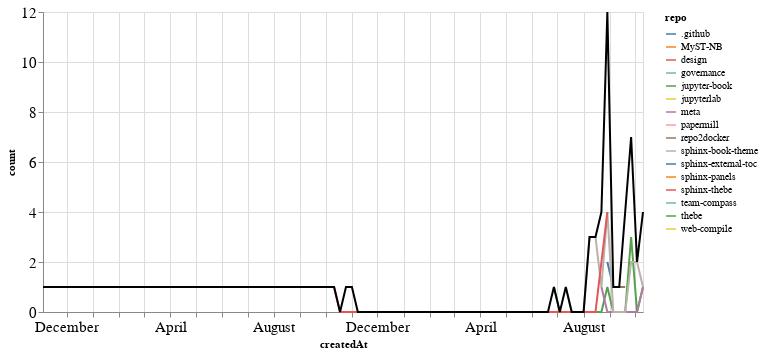

This figure's notebook cell:
### Markdown cell above
### PRs

### Code cell
prs_time = prs.groupby('repo').resample('W', on='createdAt').count()['author'].reset_index()
prs_time = prs_time.rename(columns={'author': 'count'})
prs_time_total = prs_time.groupby('createdAt').agg({"count": "sum"}).reset_index()

ch1 = alt.Chart(prs_time, width=600).mark_line().encode(
    x='createdAt',
    y='count',
    color='repo',
    tooltip="repo"
)

ch2 = alt.Chart(prs_time_total, width=600).mark_line(color="black").encode(
    x='createdAt',
    y='count',
)

ch1 + ch2

### Figure 1 — Vega-Lite specification as saved in the notebook (floating-point values rounded to 4 significant figures)
{"config": {"axisLeft": {"labelFontSize": 15}, "axisBottom": {"labelFontSize": 15}}, "layer": [{"data": {"name": "data-462b856bce69cabee4c7a25055c8c787"}, "mark": "line", "encoding": {"color": {"type": "nominal", "field": "repo"}, "tooltip": {"type": "nominal", "field": "repo"}, "x": {"type": "temporal", "field": "createdAt"}, "y": {"type": "quantitative", "field": "count"}}, "width": 600}, {"data": {"name": "data-e844cf67da2b90d06e773a74b89833b4"}, "mark": {"type": "line", "color": "black"}, "encoding": {"x": {"type": "temporal", "field": "createdAt"}, "y": {"type": "quantitative", "field": "count"}}, "width": 600}], "$schema": "https://vega.github.io/schema/vega-lite/v4.8.1.json", "datasets": {"data-462b856bce69cabee4c7a25055c8c787": [{"repo": ".github", "createdAt": "2021-08-29T00:00:00", "count": 2}, {"repo": ".github", "createdAt": "2021-09-05T00:00:00", "count": 1}, {"repo": "MyST-NB", "createdAt": "2021-10-10T00:00:00", "count": 1}, {"repo": "design", "createdAt": "2019-11-03T00:00:00", "count": 1}, {"repo": "governance", "createdAt": "2021-09-19T00:00:00", "count": 2}, {"repo": "jupyter-book", "createdAt": "2021-06-27T00:00:00", "count": 1}, {"repo": "jupyter-book", "createdAt": "2021-07-04T00:00:00", "count": 0}, {"repo": "jupyter-book", "createdAt": "2021-07-11T00:00:00", "count": 0}, {"repo": "jupyter-book", "createdAt": "2021-07-18T00:00:00", "count": 0}, {"repo": "jupyter-book", "createdAt": "2021-07-25T00:00:00", "count": 0}, {"repo": "jupyter-book", "createdAt": "2021-08-01T00:00:00", "count": 0}, {"repo": "jupyter-book", "createdAt": "2021-08-08T00:00:00", "count": 0}, {"repo": "jupyter-book", "createdAt": "2021-08-15T00:00:00", "count": 0}, {"repo": "jupyter-book", "createdAt": "2021-08-22T00:00:00", "count": 0}, {"repo": "jupyter-book", "createdAt": "2021-08-29T00:00:00", "count": 1}, {"repo": "jupyter-book", "createdAt": "2021-09-05T00:00:00", "count": 0}, {"repo": "jupyter-book", "createdAt": "2021-09-12T00:00:00", "count": 0}, {"repo": "jupyter-book", "createdAt": "2021-09-19T00:00:00", "count": 0}, {"repo": "jupyter-book", "createdAt": "2021-09-26T00:00:00", "count": 3}, {"repo": "jupyter-book", "createdAt": "2021-10-03T00:00:00", "count": 0}, {"repo": "jupyter-book", "createdAt": "2021-10-10T00:00:00", "count": 1}, {"repo": "jupyterlab", "createdAt": "2020-08-09T00:00:00", "count": 1}, {"repo": "meta", "createdAt": "2021-08-22T00:00:00", "count": 1}, {"repo": "meta", "createdAt": "2021-08-29T00:00:00", "count": 0}, {"repo": "meta", "createdAt": "2021-09-05T00:00:00", "count": 0}, {"repo": "meta", "createdAt": "2021-09-12T00:00:00", "count": 0}, {"repo": "meta", "createdAt": "2021-09-19T00:00:00", "count": 0}, {"repo": "meta", "createdAt": "2021-09-26T00:00:00", "count": 0}, {"repo": "meta", "createdAt": "2021-10-03T00:00:00", "count": 0}, {"repo": "meta", "createdAt": "2021-10-10T00:00:00", "count": 1}, {"repo": "papermill", "createdAt": "2021-08-29T00:00:00", "count": 1}, {"repo": "repo2docker", "createdAt": "2021-09-12T00:00:00", "count": 1}, {"repo": "repo2docker", "createdAt": "2021-09-19T00:00:00", "count": 1}, {"repo": "sphinx-book-theme", "createdAt": "2021-07-11T00:00:00", "count": 1}, {"repo": "sphinx-book-theme", "createdAt": "2021-07-18T00:00:00", "count": 0}, {"repo": "sphinx-book-theme", "createdAt": "2021-07-25T00:00:00", "count": 0}, {"repo": "sphinx-book-theme", "createdAt": "2021-08-01T00:00:00", "count": 0}, {"repo": "sphinx-book-theme", "createdAt": "2021-08-08T00:00:00", "count": 3}, {"repo": "sphinx-book-theme", "createdAt": "2021-08-15T00:00:00", "count": 3}, {"repo": "sphinx-book-theme", "createdAt": "2021-08-22T00:00:00", "count": 1}, {"repo": "sphinx-book-theme", "createdAt": "2021-08-29T00:00:00", "count": 4}, {"repo": "sphinx-book-theme", "createdAt": "2021-09-05T00:00:00", "count": 0}, {"repo": "sphinx-book-theme", "createdAt": "2021-09-12T00:00:00", "count": 0}, {"repo": "sphinx-book-theme", "createdAt": "2021-09-19T00:00:00", "count": 0}, {"repo": "sphinx-book-theme", "createdAt": "2021-09-26T00:00:00", "count": 2}, {"repo": "sphinx-book-theme", "createdAt": "2021-10-03T00:00:00", "count": 2}, {"repo": "sphinx-book-theme", "createdAt": "2021-10-10T00:00:00", "count": 1}, {"repo": "sphinx-external-toc", "createdAt": "2021-09-19T00:00:00", "count": 1}, {"repo": "sphinx-panels", "createdAt": "2020-10-25T00:00:00", "count": 1}, {"repo": "sphinx-thebe", "createdAt": "2020-10-11T00:00:00", "count": 1}, {"repo": "sphinx-thebe", "createdAt": "2020-10-18T00:00:00", "count": 0}, {"repo": "sphinx-thebe", "createdAt": "2020-10-25T00:00:00", "count": 0}, {"repo": "sphinx-thebe", "createdAt": "2020-11-01T00:00:00", "count": 0}, {"repo": "sphinx-thebe", "createdAt": "2020-11-08T00:00:00", "count": 0}, {"repo": "sphinx-thebe", "createdAt": "2020-11-15T00:00:00", "count": 0}, {"repo": "sphinx-thebe", "createdAt": "2020-11-22T00:00:00", "count": 0}, {"repo": "sphinx-thebe", "createdAt": "2020-11-29T00:00:00", "count": 0}, {"repo": "sphinx-thebe", "createdAt": "2020-12-06T00:00:00", "count": 0}, {"repo": "sphinx-thebe", "createdAt": "2020-12-13T00:00:00", "count": 0}, {"repo": "sphinx-thebe", "createdAt": "2020-12-20T00:00:00", "count": 0}, {"repo": "sphinx-thebe", "createdAt": "2020-12-27T00:00:00", "count": 0}, {"repo": "sphinx-thebe", "createdAt": "2021-01-03T00:00:00", "count": 0}, {"repo": "sphinx-thebe", "createdAt": "2021-01-10T00:00:00", "count": 0}, {"repo": "sphinx-thebe", "createdAt": "2021-01-17T00:00:00", "count": 0}, {"repo": "sphinx-thebe", "createdAt": "2021-01-24T00:00:00", "count": 0}, {"repo": "sphinx-thebe", "createdAt": "2021-01-31T00:00:00", "count": 0}, {"repo": "sphinx-thebe", "createdAt": "2021-02-07T00:00:00", "count": 0}, {"repo": "sphinx-thebe", "createdAt": "2021-02-14T00:00:00", "count": 0}, {"repo": "sphinx-thebe", "createdAt": "2021-02-21T00:00:00", "count": 0}, {"repo": "sphinx-thebe", "createdAt": "2021-02-28T00:00:00", "count": 0}, {"repo": "sphinx-thebe", "createdAt": "2021-03-07T00:00:00", "count": 0}, {"repo": "sphinx-thebe", "createdAt": "2021-03-14T00:00:00", "count": 0}, {"repo": "sphinx-thebe", "createdAt": "2021-03-21T00:00:00", "count": 0}, {"repo": "sphinx-thebe", "createdAt": "2021-03-28T00:00:00", "count": 0}, {"repo": "sphinx-thebe", "createdAt": "2021-04-04T00:00:00", "count": 0}, {"repo": "sphinx-thebe", "createdAt": "2021-04-11T00:00:00", "count": 0}, {"repo": "sphinx-thebe", "createdAt": "2021-04-18T00:00:00", "count": 0}, {"repo": "sphinx-thebe", "createdAt": "2021-04-25T00:00:00", "count": 0}, {"repo": "sphinx-thebe", "createdAt": "2021-05-02T00:00:00", "count": 0}, {"repo": "sphinx-thebe", "createdAt": "2021-05-09T00:00:00", "count": 0}, {"repo": "sphinx-thebe", "createdAt": "2021-05-16T00:00:00", "count": 0}, {"repo": "sphinx-thebe", "createdAt": "2021-05-23T00:00:00", "count": 0}, {"repo": "sphinx-thebe", "createdAt": "2021-05-30T00:00:00", "count": 0}, {"repo": "sphinx-thebe", "createdAt": "2021-06-06T00:00:00", "count": 0}, {"repo": "sphinx-thebe", "createdAt": "2021-06-13T00:00:00", "count": 0}, {"repo": "sphinx-thebe", "createdAt": "2021-06-20T00:00:00", "count": 0}, {"repo": "sphinx-thebe", "createdAt": "2021-06-27T00:00:00", "count": 0}, {"repo": "sphinx-thebe", "createdAt": "2021-07-04T00:00:00", "count": 0}, {"repo": "sphinx-thebe", "createdAt": "2021-07-11T00:00:00", "count": 0}, {"repo": "sphinx-thebe", "createdAt": "2021-07-18T00:00:00", "count": 0}, {"repo": "sphinx-thebe", "createdAt": "2021-07-25T00:00:00", "count": 0}, {"repo": "sphinx-thebe", "createdAt": "2021-08-01T00:00:00", "count": 0}, {"repo": "sphinx-thebe", "createdAt": "2021-08-08T00:00:00", "count": 0}, {"repo": "sphinx-thebe", "createdAt": "2021-08-15T00:00:00", "count": 0}, {"repo": "sphinx-thebe", "createdAt": "2021-08-22T00:00:00", "count": 2}, {"repo": "sphinx-thebe", "createdAt": "2021-08-29T00:00:00", "count": 4}, {"repo": "team-compass", "createdAt": "2021-09-26T00:00:00", "count": 1}, {"repo": "thebe", "createdAt": "2020-11-01T00:00:00", "count": 1}, {"repo": "web-compile", "createdAt": "2021-09-26T00:00:00", "count": 1}], "data-e844cf67da2b90d06e773a74b89833b4": [{"createdAt": "2019-11-03T00:00:00", "count": 1}, {"createdAt": "2020-08-09T00:00:00", "count": 1}, {"createdAt": "2020-10-11T00:00:00", "count": 1}, {"createdAt": "2020-10-18T00:00:00", "count": 0}, {"createdAt": "2020-10-25T00:00:00", "count": 1}, {"createdAt": "2020-11-01T00:00:00", "count": 1}, {"createdAt": "2020-11-08T00:00:00", "count": 0}, {"createdAt": "2020-11-15T00:00:00", "count": 0}, {"createdAt": "2020-11-22T00:00:00", "count": 0}, {"createdAt": "2020-11-29T00:00:00", "count": 0}, {"createdAt": "2020-12-06T00:00:00", "count": 0}, {"createdAt": "2020-12-13T00:00:00", "count": 0}, {"createdAt": "2020-12-20T00:00:00", "count": 0}, {"createdAt": "2020-12-27T00:00:00", "count": 0}, {"createdAt": "2021-01-03T00:00:00", "count": 0}, {"createdAt": "2021-01-10T00:00:00", "count": 0}, {"createdAt": "2021-01-17T00:00:00", "count": 0}, {"createdAt": "2021-01-24T00:00:00", "count": 0}, {"createdAt": "2021-01-31T00:00:00", "count": 0}, {"createdAt": "2021-02-07T00:00:00", "count": 0}, {"createdAt": "2021-02-14T00:00:00", "count": 0}, {"createdAt": "2021-02-21T00:00:00", "count": 0}, {"createdAt": "2021-02-28T00:00:00", "count": 0}, {"createdAt": "2021-03-07T00:00:00", "count": 0}, {"createdAt": "2021-03-14T00:00:00", "count": 0}, {"createdAt": "2021-03-21T00:00:00", "count": 0}, {"createdAt": "2021-03-28T00:00:00", "count": 0}, {"createdAt": "2021-04-04T00:00:00", "count": 0}, {"createdAt": "2021-04-11T00:00:00", "count": 0}, {"createdAt": "2021-04-18T00:00:00", "count": 0}, {"createdAt": "2021-04-25T00:00:00", "count": 0}, {"createdAt": "2021-05-02T00:00:00", "count": 0}, {"createdAt": "2021-05-09T00:00:00", "count": 0}, {"createdAt": "2021-05-16T00:00:00", "count": 0}, {"createdAt": "2021-05-23T00:00:00", "count": 0}, {"createdAt": "2021-05-30T00:00:00", "count": 0}, {"createdAt": "2021-06-06T00:00:00", "count": 0}, {"createdAt": "2021-06-13T00:00:00", "count": 0}, {"createdAt": "2021-06-20T00:00:00", "count": 0}, {"createdAt": "2021-06-27T00:00:00", "count": 1}, {"createdAt": "2021-07-04T00:00:00", "count": 0}, {"createdAt": "2021-07-11T00:00:00", "count": 1}, {"createdAt": "2021-07-18T00:00:00", "count": 0}, {"createdAt": "2021-07-25T00:00:00", "count": 0}, {"createdAt": "2021-08-01T00:00:00", "count": 0}, {"createdAt": "2021-08-08T00:00:00", "count": 3}, {"createdAt": "2021-08-15T00:00:00", "count": 3}, {"createdAt": "2021-08-22T00:00:00", "count": 4}, {"createdAt": "2021-08-29T00:00:00", "count": 12}, {"createdAt": "2021-09-05T00:00:00", "count": 1}, {"createdAt": "2021-09-12T00:00:00", "count": 1}, {"createdAt": "2021-09-19T00:00:00", "count": 4}, {"createdAt": "2021-09-26T00:00:00", "count": 7}, {"createdAt": "2021-10-03T00:00:00", "count": 2}, {"createdAt": "2021-10-10T00:00:00", "count": 4}]}}
